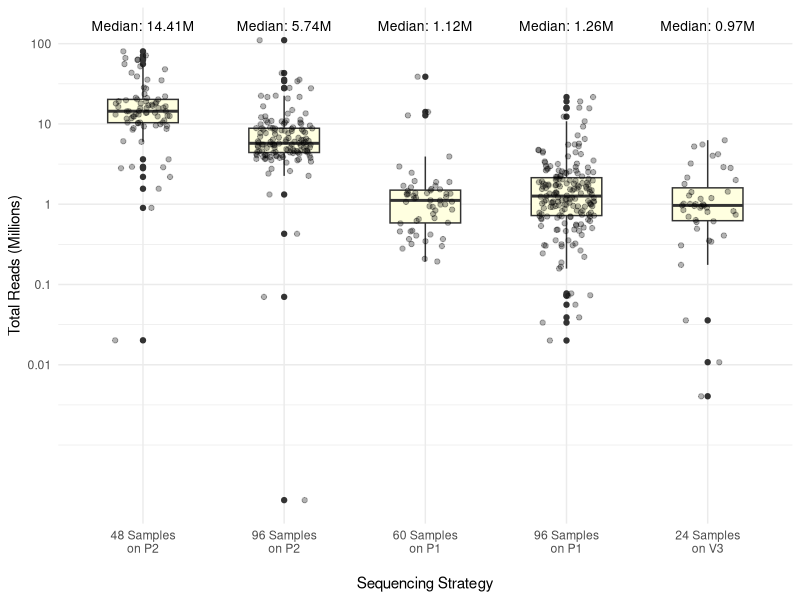
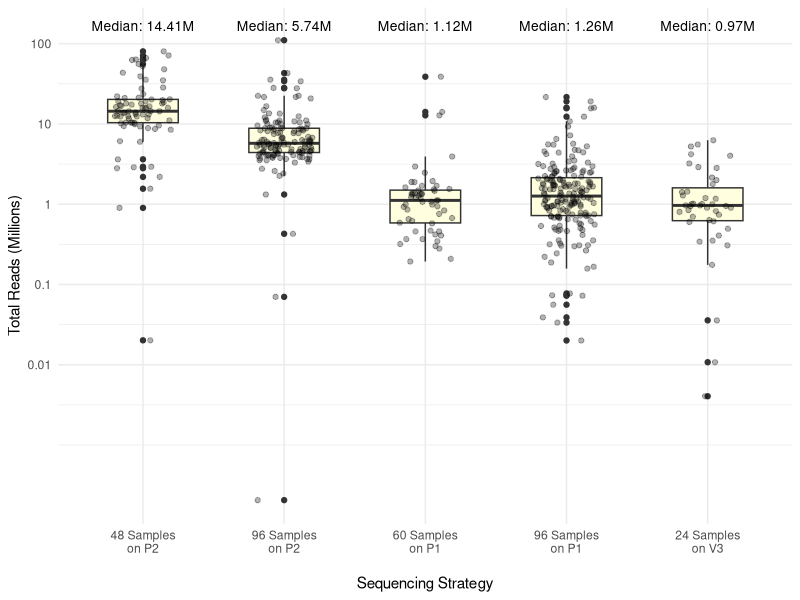

The R source for these figures, in order:

library(tidyverse)
library(ggplot2)

data <- read.csv("data/processed/sequencing_reads.csv", stringsAsFactors = FALSE)

# Clean and prepare the data
analysis_ready <- data %>%
  mutate(
    # Clean totalReads by removing commas and converting to numeric
    totalReads = as.numeric(gsub(",", "", totalReads)),
    
    # Create Strategy as factor with the order you specified
    # Strategy = factor(Strategy, 
    #                   levels = c("24_V3", "60_P1", "96_P1", "96_P2", "48_P2"),
    #                   labels = c("24 Samples\non V3", "60 Samples\non P1", 
    #                              "96 Samples\non P1", "96 Samples\non P2", "48 Samples\non P2"))

   Strategy = factor(Strategy, 
                      levels = c("48_P2", "96_P2", "60_P1", "96_P1", "24_V3"),
                      labels = c(  "48 Samples\non P2", "96 Samples\non P2", "60 Samples\non P1", "96 Samples\non P1", "24 Samples\non V3"))                              
  )

median_data <- analysis_ready %>%
  group_by(Strategy) %>%
  summarise(median_val = median(totalReads/1e6, na.rm = TRUE))

y_max <- max(analysis_ready$totalReads/1e6, na.rm = TRUE)

p_boxplot <- analysis_ready %>%
  ggplot(aes(x = Strategy, y = totalReads/1e6)) +
  geom_boxplot(fill = "lightyellow", width = 0.5) +
  geom_jitter(alpha = 0.3, width = 0.2) +
  # Add median labels at the top
  geom_text(data = median_data,
            aes(x = Strategy, y = y_max * 1.3,  # Position slightly above the max
                label = sprintf("Median: %.2fM", median_val)),
            vjust = 0, size = 3.5) +
  scale_y_log10(
    breaks = c(0.01, 0.1, 1, 10, 100),
    labels = c("0.01", "0.1", "1", "10", "100")
  ) +
  labs(y = "Total Reads (Millions)",
       x = "Sequencing Strategy") +
  theme_minimal() +
  theme(axis.text.x = element_text(angle = 0, hjust = 0.5),
        axis.title.x = element_text(margin = margin(t = 15)),
        plot.title = element_text(hjust = 0.5, face = "bold"),
        legend.position = "none")


# Save the boxplot
ggsave("figures/Supfig1.png", plot = p_boxplot, width = 10, height = 6,  dpi = 300)
ggsave("figures/Supfig1.pdf", plot = p_boxplot, width = 10, height = 6)
